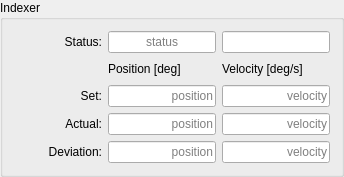
       <widget class="QGroupBox" name="groupBox_azimuth_2">
        <property name="title">
         <string>Indexer</string>
        </property>
        <layout class="QGridLayout" name="gridLayout_5">
         <item row="4" column="2">
          <widget class="QLineEdit" name="opcua_Azimuth_v_Shape_2">
           <property name="focusPolicy">
            <enum>Qt::NoFocus</enum>
           </property>
           <property name="alignment">
            <set>Qt::AlignRight|Qt::AlignTrailing|Qt::AlignVCenter</set>
           </property>
           <property name="readOnly">
            <bool>true</bool>
           </property>
           <property name="placeholderText">
            <string>velocity</string>
           </property>
           <property name="opcua" stdset="0">
            <string>FeedIndexer.v_Shape</string>
           </property>
          </widget>
         </item>
         <item row="2" column="2">
          <widget class="QLineEdit" name="opcua_Azimuth_v_SetMax_2">
           <property name="focusPolicy">
            <enum>Qt::NoFocus</enum>
           </property>
           <property name="alignment">
            <set>Qt::AlignRight|Qt::AlignTrailing|Qt::AlignVCenter</set>
           </property>
           <property name="readOnly">
            <bool>true</bool>
           </property>
           <property name="placeholderText">
            <string>velocity</string>
           </property>
           <property name="opcua" stdset="0">
            <string>FeedIndexer.v_SetMax</string>
           </property>
          </widget>
         </item>
         <item row="1" column="1">
          <widget class="QLabel" name="label_17">
           <property name="text">
            <string>Position [deg]</string>
           </property>
          </widget>
         </item>
         <item row="3" column="1">
          <widget class="QLineEdit" name="opcua_Azimuth_p_Act_2">
           <property name="focusPolicy">
            <enum>Qt::NoFocus</enum>
           </property>
           <property name="alignment">
            <set>Qt::AlignRight|Qt::AlignTrailing|Qt::AlignVCenter</set>
           </property>
           <property name="readOnly">
            <bool>true</bool>
           </property>
           <property name="placeholderText">
            <string>position</string>
           </property>
           <property name="opcua" stdset="0">
            <string>FeedIndexer.p_Act</string>
           </property>
          </widget>
         </item>
         <item row="1" column="2">
          <widget class="QLabel" name="label_24">
           <property name="text">
            <string>Velocity [deg/s]</string>
           </property>
          </widget>
         </item>
         <item row="3" column="2">
          <widget class="QLineEdit" name="opcua_Azimuth_v_Act_2">
           <property name="focusPolicy">
            <enum>Qt::NoFocus</enum>
           </property>
           <property name="alignment">
            <set>Qt::AlignRight|Qt::AlignTrailing|Qt::AlignVCenter</set>
           </property>
           <property name="readOnly">
            <bool>true</bool>
           </property>
           <property name="placeholderText">
            <string>velocity</string>
           </property>
           <property name="opcua" stdset="0">
            <string>FeedIndexer.v_Act</string>
           </property>
          </widget>
         </item>
         <item row="4" column="1">
          <widget class="QLineEdit" name="opcua_Azimuth_p_Dev_2">
           <property name="focusPolicy">
            <enum>Qt::NoFocus</enum>
           </property>
           <property name="alignment">
            <set>Qt::AlignRight|Qt::AlignTrailing|Qt::AlignVCenter</set>
           </property>
           <property name="readOnly">
            <bool>true</bool>
           </property>
           <property name="placeholderText">
            <string>position</string>
           </property>
           <property name="opcua" stdset="0">
            <string>FeedIndexer.p_Dev</string>
           </property>
          </widget>
         </item>
         <item row="2" column="0">
          <widget class="QLabel" name="label_25">
           <property name="text">
            <string>Set:</string>
           </property>
           <property name="alignment">
            <set>Qt::AlignRight|Qt::AlignTrailing|Qt::AlignVCenter</set>
           </property>
          </widget>
         </item>
         <item row="2" column="1">
          <widget class="QLineEdit" name="opcua_Azimuth_p_Set_2">
           <property name="focusPolicy">
            <enum>Qt::NoFocus</enum>
           </property>
           <property name="alignment">
            <set>Qt::AlignRight|Qt::AlignTrailing|Qt::AlignVCenter</set>
           </property>
           <property name="readOnly">
            <bool>true</bool>
           </property>
           <property name="placeholderText">
            <string>position</string>
           </property>
           <property name="opcua" stdset="0">
            <string>FeedIndexer.p_Set</string>
           </property>
          </widget>
         </item>
         <item row="0" column="1">
          <widget class="QLineEdit" name="opcua_Azimuth_AxisState_2">
           <property name="focusPolicy">
            <enum>Qt::NoFocus</enum>
           </property>
           <property name="alignment">
            <set>Qt::AlignCenter</set>
           </property>
           <property name="readOnly">
            <bool>true</bool>
           </property>
           <property name="placeholderText">
            <string>status</string>
           </property>
           <property name="opcua" stdset="0">
            <string>FeedIndexer.AxisState</string>
           </property>
           <property name="opcua_type" stdset="0">
            <string>AxisStateType</string>
           </property>
          </widget>
         </item>
         <item row="3" column="0">
          <widget class="QLabel" name="label_26">
           <property name="text">
            <string>Actual:</string>
           </property>
           <property name="alignment">
            <set>Qt::AlignRight|Qt::AlignTrailing|Qt::AlignVCenter</set>
           </property>
          </widget>
         </item>
         <item row="4" column="0">
          <widget class="QLabel" name="label_27">
           <property name="text">
            <string>Deviation:</string>
           </property>
           <property name="alignment">
            <set>Qt::AlignRight|Qt::AlignTrailing|Qt::AlignVCenter</set>
           </property>
          </widget>
         </item>
         <item row="1" column="0">
          <spacer name="horizontalSpacer_9">
           <property name="orientation">
            <enum>Qt::Horizontal</enum>
           </property>
           <property name="sizeHint" stdset="0">
            <size>
             <width>88</width>
             <height>20</height>
            </size>
           </property>
          </spacer>
         </item>
         <item row="0" column="0">
          <widget class="QLabel" name="label_28">
           <property name="text">
            <string>Status:</string>
           </property>
           <property name="alignment">
            <set>Qt::AlignRight|Qt::AlignTrailing|Qt::AlignVCenter</set>
           </property>
          </widget>
         </item>
         <item row="0" column="2">
          <widget class="QLineEdit" name="lineEdit_system_18">
           <property name="minimumSize">
            <size>
             <width>55</width>
             <height>0</height>
            </size>
           </property>
           <property name="focusPolicy">
            <enum>Qt::NoFocus</enum>
           </property>
           <property name="text">
            <string/>
           </property>
           <property name="alignment">
            <set>Qt::AlignCenter</set>
           </property>
           <property name="readOnly">
            <bool>true</bool>
           </property>
           <property name="opcua" stdset="0">
            <string>FeedIndexer.AxisMoving</string>
           </property>
           <property name="opcua_type" stdset="0">
            <string>Boolean</string>
           </property>
           <property name="led_colour" stdset="0">
            <string>green</string>
           </property>
          </widget>
         </item>
        </layout>
       </widget>
